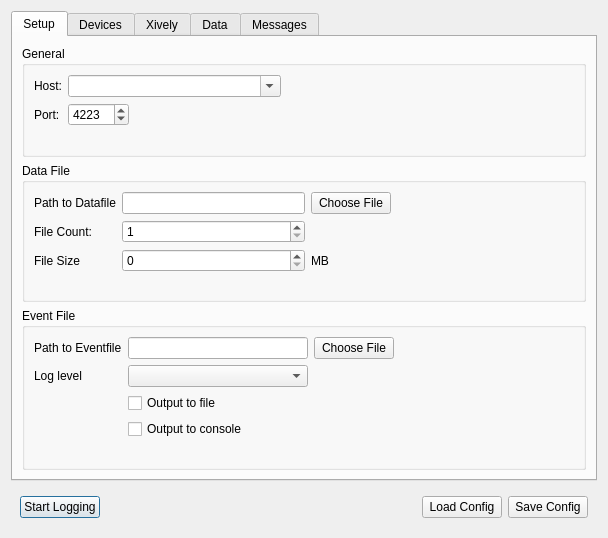
<?xml version="1.0" encoding="UTF-8"?>
<ui version="4.0">
 <class>Logger</class>
 <widget class="QDialog" name="Logger">
  <property name="geometry">
   <rect>
    <x>0</x>
    <y>0</y>
    <width>608</width>
    <height>538</height>
   </rect>
  </property>
  <property name="windowTitle">
   <string notr="true">Data Logger</string>
  </property>
  <property name="toolTip">
   <string notr="true"/>
  </property>
  <property name="statusTip">
   <string notr="true"/>
  </property>
  <property name="whatsThis">
   <string notr="true"/>
  </property>
  <layout class="QGridLayout" name="gridLayout_5">
   <item row="1" column="0">
    <widget class="QWidget" name="widget" native="true">
     <layout class="QGridLayout" name="gridLayout_6">
      <item row="1" column="0">
       <widget class="QPushButton" name="btn_start_logging">
        <property name="focusPolicy">
         <enum>Qt::TabFocus</enum>
        </property>
        <property name="text">
         <string>Start Logging</string>
        </property>
       </widget>
      </item>
      <item row="1" column="1">
       <spacer name="horizontalSpacer_5">
        <property name="orientation">
         <enum>Qt::Horizontal</enum>
        </property>
        <property name="sizeHint" stdset="0">
         <size>
          <width>40</width>
          <height>20</height>
         </size>
        </property>
       </spacer>
      </item>
      <item row="1" column="3">
       <widget class="QPushButton" name="btn_load_config">
        <property name="focusPolicy">
         <enum>Qt::TabFocus</enum>
        </property>
        <property name="text">
         <string>Load Config</string>
        </property>
       </widget>
      </item>
      <item row="1" column="4">
       <widget class="QPushButton" name="btn_save_config">
        <property name="focusPolicy">
         <enum>Qt::StrongFocus</enum>
        </property>
        <property name="text">
         <string>Save Config</string>
        </property>
       </widget>
      </item>
     </layout>
    </widget>
   </item>
   <item row="0" column="0">
    <layout class="QVBoxLayout" name="verticalLayout">
     <item>
      <widget class="QTabWidget" name="tab_widget">
       <property name="enabled">
        <bool>true</bool>
       </property>
       <property name="sizePolicy">
        <sizepolicy hsizetype="Preferred" vsizetype="Expanding">
         <horstretch>0</horstretch>
         <verstretch>0</verstretch>
        </sizepolicy>
       </property>
       <property name="minimumSize">
        <size>
         <width>0</width>
         <height>0</height>
        </size>
       </property>
       <property name="maximumSize">
        <size>
         <width>16777215</width>
         <height>16777215</height>
        </size>
       </property>
       <property name="currentIndex">
        <number>0</number>
       </property>
       <widget class="QWidget" name="tab_setup">
        <property name="enabled">
         <bool>true</bool>
        </property>
        <attribute name="title">
         <string>Setup</string>
        </attribute>
        <layout class="QHBoxLayout" name="horizontalLayout">
         <item>
          <layout class="QGridLayout" name="gridLayout">
           <item row="2" column="0">
            <widget class="QGroupBox" name="groupBox">
             <property name="title">
              <string>Event File</string>
             </property>
             <layout class="QGridLayout" name="gridLayout_9">
              <item row="0" column="2">
               <widget class="QLineEdit" name="line_path_to_eventfile">
                <property name="readOnly">
                 <bool>true</bool>
                </property>
               </widget>
              </item>
              <item row="0" column="4">
               <spacer name="horizontalSpacer_10">
                <property name="orientation">
                 <enum>Qt::Horizontal</enum>
                </property>
                <property name="sizeHint" stdset="0">
                 <size>
                  <width>40</width>
                  <height>20</height>
                 </size>
                </property>
               </spacer>
              </item>
              <item row="2" column="2">
               <widget class="QCheckBox" name="checkbox_to_file">
                <property name="text">
                 <string>Output to file</string>
                </property>
               </widget>
              </item>
              <item row="1" column="0">
               <widget class="QLabel" name="label_14">
                <property name="text">
                 <string>Log level</string>
                </property>
               </widget>
              </item>
              <item row="3" column="2">
               <widget class="QCheckBox" name="checkbox_to_console">
                <property name="text">
                 <string>Output to console</string>
                </property>
               </widget>
              </item>
              <item row="0" column="3">
               <widget class="QPushButton" name="btn_set_eventfile">
                <property name="text">
                 <string>Choose File</string>
                </property>
               </widget>
              </item>
              <item row="1" column="2">
               <widget class="QComboBox" name="combo_loglevel"/>
              </item>
              <item row="0" column="0">
               <widget class="QLabel" name="label_13">
                <property name="text">
                 <string>Path to Eventfile</string>
                </property>
               </widget>
              </item>
              <item row="4" column="2">
               <spacer name="verticalSpacer_4">
                <property name="orientation">
                 <enum>Qt::Vertical</enum>
                </property>
                <property name="sizeHint" stdset="0">
                 <size>
                  <width>20</width>
                  <height>40</height>
                 </size>
                </property>
               </spacer>
              </item>
             </layout>
            </widget>
           </item>
           <item row="0" column="0">
            <widget class="QGroupBox" name="group_general">
             <property name="enabled">
              <bool>true</bool>
             </property>
             <property name="title">
              <string>General</string>
             </property>
             <layout class="QGridLayout" name="gridLayout_2">
              <item row="1" column="1">
               <widget class="QSpinBox" name="spinbox_port">
                <property name="minimum">
                 <number>1</number>
                </property>
                <property name="maximum">
                 <number>65535</number>
                </property>
                <property name="value">
                 <number>4223</number>
                </property>
               </widget>
              </item>
              <item row="1" column="2">
               <spacer name="horizontalSpacer_4">
                <property name="orientation">
                 <enum>Qt::Horizontal</enum>
                </property>
                <property name="sizeHint" stdset="0">
                 <size>
                  <width>40</width>
                  <height>20</height>
                 </size>
                </property>
               </spacer>
              </item>
              <item row="1" column="0">
               <widget class="QLabel" name="label_2">
                <property name="sizePolicy">
                 <sizepolicy hsizetype="Fixed" vsizetype="Preferred">
                  <horstretch>0</horstretch>
                  <verstretch>0</verstretch>
                 </sizepolicy>
                </property>
                <property name="text">
                 <string>Port:</string>
                </property>
               </widget>
              </item>
              <item row="0" column="0">
               <widget class="QLabel" name="label">
                <property name="sizePolicy">
                 <sizepolicy hsizetype="Fixed" vsizetype="Preferred">
                  <horstretch>0</horstretch>
                  <verstretch>0</verstretch>
                 </sizepolicy>
                </property>
                <property name="text">
                 <string>Host:</string>
                </property>
               </widget>
              </item>
              <item row="0" column="4">
               <spacer name="horizontalSpacer_3">
                <property name="orientation">
                 <enum>Qt::Horizontal</enum>
                </property>
                <property name="sizeHint" stdset="0">
                 <size>
                  <width>40</width>
                  <height>20</height>
                 </size>
                </property>
               </spacer>
              </item>
              <item row="0" column="1" colspan="2">
               <widget class="QComboBox" name="combo_host">
                <property name="editable">
                 <bool>true</bool>
                </property>
                <property name="insertPolicy">
                 <enum>QComboBox::InsertAtTop</enum>
                </property>
                <property name="sizeAdjustPolicy">
                 <enum>QComboBox::AdjustToMinimumContentsLength</enum>
                </property>
               </widget>
              </item>
              <item row="0" column="3">
               <spacer name="horizontalSpacer">
                <property name="orientation">
                 <enum>Qt::Horizontal</enum>
                </property>
                <property name="sizeHint" stdset="0">
                 <size>
                  <width>40</width>
                  <height>20</height>
                 </size>
                </property>
               </spacer>
              </item>
              <item row="2" column="1">
               <spacer name="verticalSpacer">
                <property name="orientation">
                 <enum>Qt::Vertical</enum>
                </property>
                <property name="sizeHint" stdset="0">
                 <size>
                  <width>20</width>
                  <height>40</height>
                 </size>
                </property>
               </spacer>
              </item>
             </layout>
            </widget>
           </item>
           <item row="1" column="0">
            <widget class="QGroupBox" name="group_logfile">
             <property name="enabled">
              <bool>true</bool>
             </property>
             <property name="title">
              <string>Data File</string>
             </property>
             <layout class="QGridLayout" name="gridLayout_3">
              <item row="1" column="1">
               <widget class="QSpinBox" name="spin_file_count">
                <property name="minimum">
                 <number>1</number>
                </property>
                <property name="maximum">
                 <number>100</number>
                </property>
               </widget>
              </item>
              <item row="2" column="1">
               <widget class="QSpinBox" name="spin_file_size">
                <property name="maximum">
                 <number>2097152</number>
                </property>
               </widget>
              </item>
              <item row="2" column="2">
               <widget class="QLabel" name="label_6">
                <property name="text">
                 <string>MB</string>
                </property>
               </widget>
              </item>
              <item row="2" column="3">
               <spacer name="horizontalSpacer_2">
                <property name="orientation">
                 <enum>Qt::Horizontal</enum>
                </property>
                <property name="sizeHint" stdset="0">
                 <size>
                  <width>40</width>
                  <height>20</height>
                 </size>
                </property>
               </spacer>
              </item>
              <item row="0" column="1">
               <widget class="QLineEdit" name="line_path_to_file">
                <property name="inputMask">
                 <string notr="true"/>
                </property>
                <property name="text">
                 <string notr="true"/>
                </property>
                <property name="readOnly">
                 <bool>true</bool>
                </property>
               </widget>
              </item>
              <item row="0" column="2">
               <widget class="QPushButton" name="btn_set_logfile">
                <property name="focusPolicy">
                 <enum>Qt::TabFocus</enum>
                </property>
                <property name="text">
                 <string>Choose File</string>
                </property>
               </widget>
              </item>
              <item row="1" column="0">
               <widget class="QLabel" name="label_4">
                <property name="text">
                 <string>File Count:</string>
                </property>
               </widget>
              </item>
              <item row="0" column="0">
               <widget class="QLabel" name="label_3">
                <property name="text">
                 <string>Path to Datafile</string>
                </property>
               </widget>
              </item>
              <item row="2" column="0">
               <widget class="QLabel" name="label_5">
                <property name="text">
                 <string>File Size</string>
                </property>
               </widget>
              </item>
              <item row="3" column="1">
               <spacer name="verticalSpacer_3">
                <property name="orientation">
                 <enum>Qt::Vertical</enum>
                </property>
                <property name="sizeHint" stdset="0">
                 <size>
                  <width>20</width>
                  <height>40</height>
                 </size>
                </property>
               </spacer>
              </item>
             </layout>
            </widget>
           </item>
          </layout>
         </item>
        </layout>
       </widget>
       <widget class="QWidget" name="tab_devices">
        <attribute name="title">
         <string>Devices</string>
        </attribute>
        <layout class="QGridLayout" name="gridLayout_8">
         <item row="0" column="2">
          <widget class="QPushButton" name="btn_remove_device">
           <property name="text">
            <string>Remove Device</string>
           </property>
          </widget>
         </item>
         <item row="0" column="0">
          <widget class="QPushButton" name="btn_add_device">
           <property name="text">
            <string>Add Device</string>
           </property>
          </widget>
         </item>
         <item row="0" column="4">
          <spacer name="horizontalSpacer_7">
           <property name="orientation">
            <enum>Qt::Horizontal</enum>
           </property>
           <property name="sizeHint" stdset="0">
            <size>
             <width>40</width>
             <height>20</height>
            </size>
           </property>
          </spacer>
         </item>
         <item row="0" column="5">
          <widget class="QPushButton" name="btn_remove_all_devices">
           <property name="text">
            <string>Remove all Devices</string>
           </property>
          </widget>
         </item>
         <item row="1" column="0" colspan="6">
          <widget class="QTreeWidget" name="tree_devices">
           <property name="selectionMode">
            <enum>QAbstractItemView::ExtendedSelection</enum>
           </property>
           <property name="uniformRowHeights">
            <bool>true</bool>
           </property>
           <property name="sortingEnabled">
            <bool>true</bool>
           </property>
           <attribute name="headerDefaultSectionSize">
            <number>300</number>
           </attribute>
           <attribute name="headerMinimumSectionSize">
            <number>200</number>
           </attribute>
           <column>
            <property name="text">
             <string>Device</string>
            </property>
           </column>
           <column>
            <property name="text">
             <string>Value</string>
            </property>
           </column>
          </widget>
         </item>
        </layout>
       </widget>
       <widget class="QWidget" name="tab_xively">
        <property name="enabled">
         <bool>false</bool>
        </property>
        <attribute name="title">
         <string>Xively</string>
        </attribute>
        <layout class="QGridLayout" name="gridLayout_4">
         <item row="0" column="0">
          <widget class="QCheckBox" name="checkbox_xively">
           <property name="text">
            <string>Use Xively</string>
           </property>
          </widget>
         </item>
         <item row="2" column="2">
          <widget class="QLabel" name="label_11">
           <property name="text">
            <string/>
           </property>
          </widget>
         </item>
         <item row="1" column="0" rowspan="2" colspan="3">
          <widget class="QGroupBox" name="groupBox_xively">
           <property name="title">
            <string>Xively Setup</string>
           </property>
           <layout class="QGridLayout" name="gridLayout_7">
            <item row="1" column="0">
             <widget class="QLabel" name="label_8">
              <property name="text">
               <string>Feed</string>
              </property>
             </widget>
            </item>
            <item row="0" column="0">
             <widget class="QLabel" name="label_7">
              <property name="text">
               <string>Agent:</string>
              </property>
             </widget>
            </item>
            <item row="3" column="2">
             <widget class="QLabel" name="label_12">
              <property name="text">
               <string>Minute</string>
              </property>
             </widget>
            </item>
            <item row="3" column="1">
             <widget class="QSpinBox" name="spinBox_3">
              <property name="minimum">
               <number>1</number>
              </property>
              <property name="maximum">
               <number>60</number>
              </property>
             </widget>
            </item>
            <item row="2" column="0">
             <widget class="QLabel" name="label_9">
              <property name="text">
               <string>API Key:</string>
              </property>
             </widget>
            </item>
            <item row="3" column="0">
             <widget class="QLabel" name="label_10">
              <property name="text">
               <string>Upload Rate</string>
              </property>
             </widget>
            </item>
            <item row="4" column="1">
             <spacer name="verticalSpacer_2">
              <property name="orientation">
               <enum>Qt::Vertical</enum>
              </property>
              <property name="sizeHint" stdset="0">
               <size>
                <width>20</width>
                <height>40</height>
               </size>
              </property>
             </spacer>
            </item>
            <item row="2" column="1">
             <widget class="QLineEdit" name="lineEdit_4"/>
            </item>
            <item row="1" column="1">
             <widget class="QLineEdit" name="lineEdit_3"/>
            </item>
            <item row="0" column="1">
             <widget class="QLineEdit" name="lineEdit_2">
              <property name="text">
               <string>Tinkerforge Xively</string>
              </property>
             </widget>
            </item>
            <item row="3" column="3">
             <spacer name="horizontalSpacer_6">
              <property name="orientation">
               <enum>Qt::Horizontal</enum>
              </property>
              <property name="sizeHint" stdset="0">
               <size>
                <width>40</width>
                <height>20</height>
               </size>
              </property>
             </spacer>
            </item>
           </layout>
          </widget>
         </item>
        </layout>
       </widget>
       <widget class="QWidget" name="tab_csv_data">
        <attribute name="title">
         <string>Data</string>
        </attribute>
        <layout class="QVBoxLayout" name="verticalLayout_2">
         <item>
          <widget class="QCheckBox" name="checkbox_data_auto_scroll">
           <property name="text">
            <string>Auto Scroll</string>
           </property>
           <property name="checked">
            <bool>true</bool>
           </property>
          </widget>
         </item>
         <item>
          <widget class="QTableWidget" name="table_widget">
           <property name="editTriggers">
            <set>QAbstractItemView::NoEditTriggers</set>
           </property>
           <property name="showDropIndicator" stdset="0">
            <bool>true</bool>
           </property>
           <property name="alternatingRowColors">
            <bool>true</bool>
           </property>
           <property name="gridStyle">
            <enum>Qt::SolidLine</enum>
           </property>
           <property name="sortingEnabled">
            <bool>true</bool>
           </property>
           <property name="wordWrap">
            <bool>true</bool>
           </property>
           <property name="cornerButtonEnabled">
            <bool>true</bool>
           </property>
           <attribute name="horizontalHeaderShowSortIndicator" stdset="0">
            <bool>true</bool>
           </attribute>
           <attribute name="horizontalHeaderStretchLastSection">
            <bool>true</bool>
           </attribute>
           <column>
            <property name="text">
             <string>UID</string>
            </property>
           </column>
           <column>
            <property name="text">
             <string>Device</string>
            </property>
           </column>
           <column>
            <property name="text">
             <string>Var</string>
            </property>
           </column>
           <column>
            <property name="text">
             <string>Value</string>
            </property>
           </column>
           <column>
            <property name="text">
             <string>Timestamp</string>
            </property>
           </column>
          </widget>
         </item>
         <item>
          <widget class="QPushButton" name="btn_clear_tabel">
           <property name="text">
            <string>Clear Table</string>
           </property>
          </widget>
         </item>
        </layout>
       </widget>
       <widget class="QWidget" name="tab_console">
        <attribute name="title">
         <string>Messages</string>
        </attribute>
        <layout class="QGridLayout" name="gridLayout_10">
         <item row="0" column="0">
          <widget class="QCheckBox" name="checkbox_console_auto_scroll">
           <property name="text">
            <string>Auto Scroll</string>
           </property>
           <property name="checked">
            <bool>true</bool>
           </property>
          </widget>
         </item>
         <item row="0" column="2">
          <spacer name="horizontalSpacer_8">
           <property name="orientation">
            <enum>Qt::Horizontal</enum>
           </property>
           <property name="sizeHint" stdset="0">
            <size>
             <width>40</width>
             <height>20</height>
            </size>
           </property>
          </spacer>
         </item>
         <item row="0" column="3">
          <widget class="QComboBox" name="combo_console_level">
           <property name="currentIndex">
            <number>1</number>
           </property>
           <item>
            <property name="text">
             <string>Debug</string>
            </property>
           </item>
           <item>
            <property name="text">
             <string>Info</string>
            </property>
           </item>
           <item>
            <property name="text">
             <string>Warning</string>
            </property>
           </item>
           <item>
            <property name="text">
             <string>Error / Critical</string>
            </property>
           </item>
          </widget>
         </item>
         <item row="1" column="0" colspan="4">
          <widget class="QTextBrowser" name="txt_console"/>
         </item>
         <item row="2" column="0" colspan="4">
          <widget class="QPushButton" name="btn_console_clear">
           <property name="focusPolicy">
            <enum>Qt::TabFocus</enum>
           </property>
           <property name="text">
            <string>Clear Messages</string>
           </property>
          </widget>
         </item>
        </layout>
       </widget>
      </widget>
     </item>
    </layout>
   </item>
  </layout>
 </widget>
 <tabstops>
  <tabstop>tab_widget</tabstop>
  <tabstop>combo_host</tabstop>
  <tabstop>spinbox_port</tabstop>
  <tabstop>line_path_to_file</tabstop>
  <tabstop>btn_set_logfile</tabstop>
  <tabstop>spin_file_count</tabstop>
  <tabstop>spin_file_size</tabstop>
  <tabstop>btn_start_logging</tabstop>
  <tabstop>btn_load_config</tabstop>
  <tabstop>btn_save_config</tabstop>
  <tabstop>tree_devices</tabstop>
  <tabstop>checkbox_xively</tabstop>
  <tabstop>lineEdit_2</tabstop>
  <tabstop>lineEdit_3</tabstop>
  <tabstop>lineEdit_4</tabstop>
  <tabstop>spinBox_3</tabstop>
  <tabstop>btn_console_clear</tabstop>
 </tabstops>
 <resources/>
 <connections/>
</ui>
